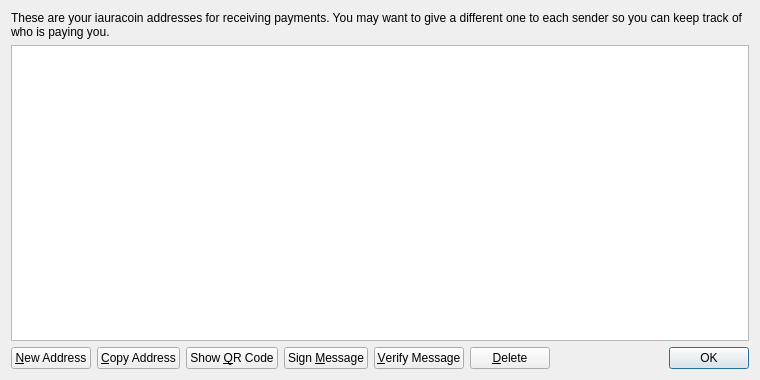
<?xml version="1.0" encoding="UTF-8"?>
<ui version="4.0">
 <class>AddressBookPage</class>
 <widget class="QWidget" name="AddressBookPage">
  <property name="geometry">
   <rect>
    <x>0</x>
    <y>0</y>
    <width>760</width>
    <height>380</height>
   </rect>
  </property>
  <property name="windowTitle">
   <string>Address Book</string>
  </property>
  <layout class="QVBoxLayout" name="verticalLayout">
   <item>
    <widget class="QLabel" name="labelExplanation">
     <property name="text">
      <string>These are your iauracoin addresses for receiving payments. You may want to give a different one to each sender so you can keep track of who is paying you.</string>
     </property>
     <property name="textFormat">
      <enum>Qt::PlainText</enum>
     </property>
     <property name="wordWrap">
      <bool>true</bool>
     </property>
    </widget>
   </item>
   <item>
    <widget class="QTableView" name="tableView">
     <property name="contextMenuPolicy">
      <enum>Qt::CustomContextMenu</enum>
     </property>
     <property name="toolTip">
      <string>Double-click to edit address or label</string>
     </property>
     <property name="tabKeyNavigation">
      <bool>false</bool>
     </property>
     <property name="alternatingRowColors">
      <bool>true</bool>
     </property>
     <property name="selectionMode">
      <enum>QAbstractItemView::SingleSelection</enum>
     </property>
     <property name="selectionBehavior">
      <enum>QAbstractItemView::SelectRows</enum>
     </property>
     <property name="sortingEnabled">
      <bool>true</bool>
     </property>
     <attribute name="verticalHeaderVisible">
      <bool>false</bool>
     </attribute>
    </widget>
   </item>
   <item>
    <layout class="QHBoxLayout" name="horizontalLayout">
     <item>
      <widget class="QPushButton" name="newAddressButton">
       <property name="toolTip">
        <string>Create a new address</string>
       </property>
       <property name="text">
        <string>&amp;New Address</string>
       </property>
       <property name="icon">
        <iconset resource="../bitcoin.qrc">
         <normaloff>:/icons/add</normaloff>:/icons/add</iconset>
       </property>
      </widget>
     </item>
     <item>
      <widget class="QPushButton" name="copyToClipboard">
       <property name="toolTip">
        <string>Copy the currently selected address to the system clipboard</string>
       </property>
       <property name="text">
        <string>&amp;Copy Address</string>
       </property>
       <property name="icon">
        <iconset resource="../bitcoin.qrc">
         <normaloff>:/icons/editcopy</normaloff>:/icons/editcopy</iconset>
       </property>
      </widget>
     </item>
     <item>
      <widget class="QPushButton" name="showQRCode">
       <property name="text">
        <string>Show &amp;QR Code</string>
       </property>
       <property name="icon">
        <iconset resource="../bitcoin.qrc">
         <normaloff>:/icons/qrcode</normaloff>:/icons/qrcode</iconset>
       </property>
      </widget>
     </item>
     <item>
      <widget class="QPushButton" name="signMessage">
       <property name="toolTip">
        <string>Sign a message to prove you own a iauracoin address</string>
       </property>
       <property name="text">
        <string>Sign &amp;Message</string>
       </property>
       <property name="icon">
        <iconset resource="../bitcoin.qrc">
         <normaloff>:/icons/edit</normaloff>:/icons/edit</iconset>
       </property>
      </widget>
     </item>
     <item>
      <widget class="QPushButton" name="verifyMessage">
       <property name="toolTip">
        <string>Verify a message to ensure it was signed with a specified iauracoin address</string>
       </property>
       <property name="text">
        <string>&amp;Verify Message</string>
       </property>
       <property name="icon">
        <iconset resource="../bitcoin.qrc">
         <normaloff>:/icons/transaction_0</normaloff>:/icons/transaction_0</iconset>
       </property>
      </widget>
     </item>
     <item>
      <widget class="QPushButton" name="deleteButton">
       <property name="toolTip">
        <string>Delete the currently selected address from the list</string>
       </property>
       <property name="text">
        <string>&amp;Delete</string>
       </property>
       <property name="icon">
        <iconset resource="../bitcoin.qrc">
         <normaloff>:/icons/remove</normaloff>:/icons/remove</iconset>
       </property>
      </widget>
     </item>
     <item>
      <spacer name="horizontalSpacer">
       <property name="orientation">
        <enum>Qt::Horizontal</enum>
       </property>
       <property name="sizeHint" stdset="0">
        <size>
         <width>40</width>
         <height>20</height>
        </size>
       </property>
      </spacer>
     </item>
     <item>
      <widget class="QDialogButtonBox" name="buttonBox">
       <property name="sizePolicy">
        <sizepolicy hsizetype="Maximum" vsizetype="Fixed">
         <horstretch>0</horstretch>
         <verstretch>0</verstretch>
        </sizepolicy>
       </property>
       <property name="standardButtons">
        <set>QDialogButtonBox::Ok</set>
       </property>
      </widget>
     </item>
    </layout>
   </item>
  </layout>
 </widget>
 <resources>
  <include location="../bitcoin.qrc"/>
 </resources>
 <connections/>
</ui>
